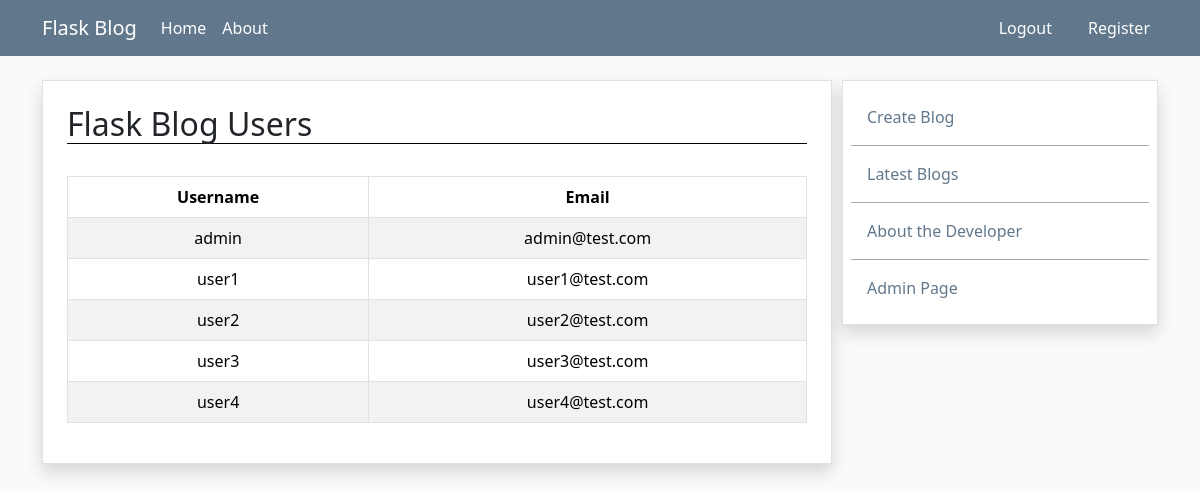
Page /admin (signed in) on the earlier database version.
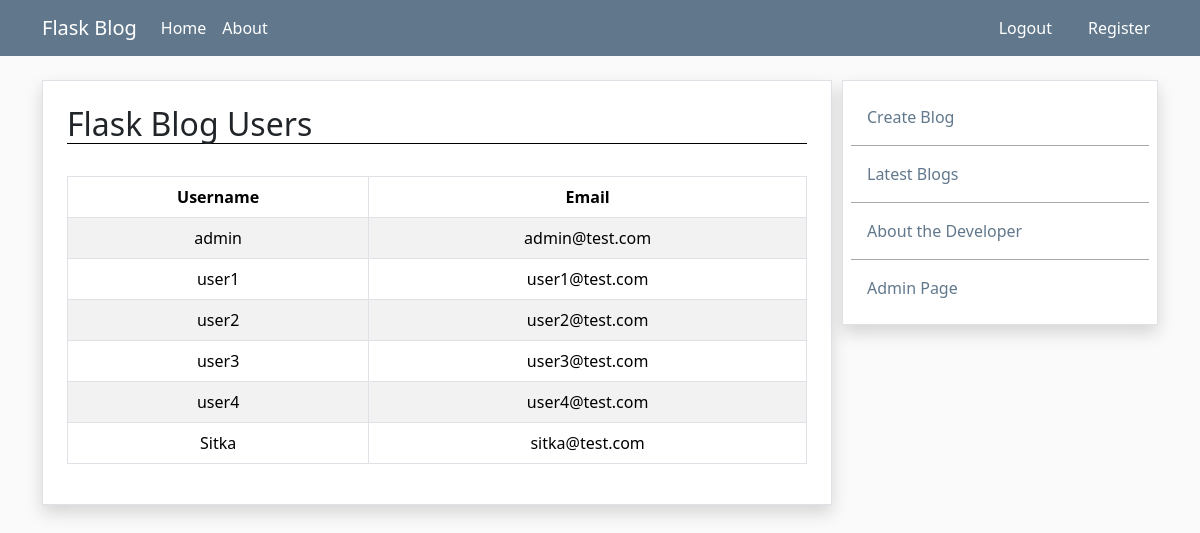
Same page on the later database version.
### app.py (models this page shows, shortened)
class Users(db.Model, UserMixin):
    id = db.Column(db.Integer, primary_key=True)
    username = db.Column(db.String(100), nullable=False, unique=True)
    email = db.Column(db.String(100), nullable=False, unique=True)
    hashed_password = db.Column(db.String(500), nullable=False)
    date_added = db.Column(db.DateTime, default = datetime.now())
    blogs = db.relationship('Blogs', backref='author')
    @property
    def password(self):
        '''Make sure password cannot be accessed'''
        raise AttributeError('Password cannot be accessed!')

### app.py (the view)
@app.route("/admin")
def admin():
    all_users = Users.query.all()
    return render_template("admin.html", all_users=all_users)

### app.py (called while the page is built)
@login_manager.user_loader
def load_user(user_id):
    return db.session.get(Users, int(user_id))

### templates/admin.html (shortened to what this page needs)
{% extends 'base.html' %}
{% block content %}
{% if current_user.is_authenticated == False %}
    <div class="border container shadow p-3" style="background-color: white;">
        <h3 class="alert alert-warning fade show" role="alert">
            You Must Login to Access This Page.
        </h3>
        <a class="btn btn-light", style="border-color: rgba(82,186,202,255); color: rgba(82,186,202,255)" href="{{ url_for('login') }}">Login</a>
    </div>
{% else %}
    {% if current_user.username != 'admin' %}
        <div class="border container shadow p-3" style="background-color: white;">
            <h3 class="alert alert-warning fade show" role="alert">
                You Are Not Authorized to Access this page.
            </h3>
        </div>
    {% else %}
        <div class="border container shadow p-4" style="background-color: white;">
            <h2 style="border-bottom: 1px solid black;">Flask Blog Users</h2>
            <br/>
            <table class="table table-hover table-bordered table-striped">
                <thead>
                    <tr>
                        <th>Username</th>
                        <th>Email</th>
                    </tr>
                </thead>
                <tbody>
                    {% for user in all_users %}
                        <tr>
                            <td>{{ user.username }}</td>
                            <td>{{ user.email }}</td>
                        </tr>
                    {% endfor %}
                </tbody>
            </table>
        </div>
    {% endif %}
{% endif %}
{% endblock %}

Differences in the rows shown:
added Users: username "Sitka", email "sitka@test.com"
